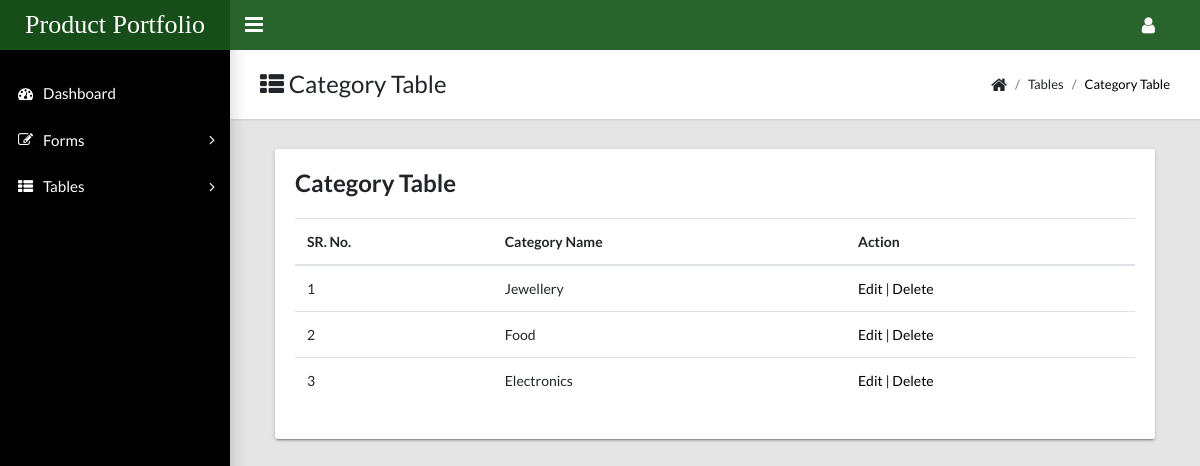
The app's page /admin-template/docs/category-table.php (signed in) with its own data.
### tables this page shows
CREATE TABLE `category` (
  `category_id` int(11) NOT NULL,
  `category_name` varchar(30) NOT NULL
);

### admin-template/docs/category-table.php (the view, shortened to what this page needs)
<?php
include "header.php";
?>
<?php
include 'aside.php';
?>
<?php
include 'connection.php';
?>
<main class="app-content">
    <div class="app-title">
        <div>
            <h1><i class="fa fa-th-list"></i> Category Table</h1>
        </div>
        <ul class="app-breadcrumb breadcrumb">
            <li class="breadcrumb-item"><i class="fa fa-home fa-lg"></i></li>
            <li class="breadcrumb-item">Tables</li>
            <li class="breadcrumb-item active"><a href="#">Category Table</a></li>
        </ul>
    </div>
    <div class="col-md-12">
        <div class="tile">
            <h3 class="tile-title">Category Table</h3>
            <table class="table table-hover">
                <thead>
                    <tr>
                        <th>SR. No.</th>
                        <th>Category Name</th>
                        <th>Action</th>
                    </tr>
                </thead>
                <tbody>
                    <?php
                    $q = "select * from category";
                    $r = mysqli_query($conn, $q);
                    $i = 1;
                    while ($row = mysqli_fetch_array($r)) {
                        echo "<tr>";
                        echo "<td>" . $i . "</td>";
                        echo "<td>" . $row['category_name'] . "</td>";
                        echo "<td><a href='category-edit.php?cid={$row['category_id']}'>Edit</a> | <a href='category-table.php?did={$row['category_id']}'>Delete</a> </td>";
                        echo "</tr>";
                        $i++;
                    } ?>
                </tbody>
            </table>
        </div>
    </div>
</main>
</body>
</html>

### records on screen
category: category_name "Jewellery"
category: category_name "Food"
category: category_name "Electronics"
